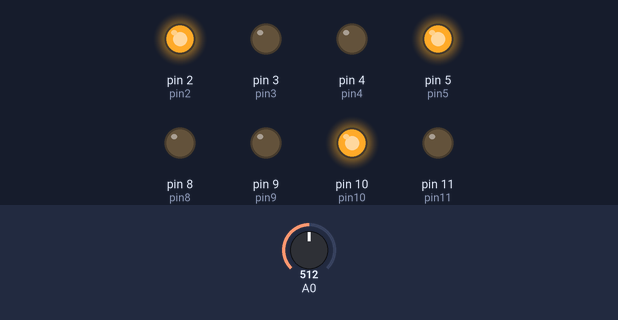
The sketch below on a simulated Arduino Uno, built with avr-gcc and run on an emulated ATmega328P. Shown: output pins drawn as LEDs (lit = HIGH). Inputs (shaded band) come from the test bench; at power-on: A0 = 512.

Above: at 1.2 s.
1.3 s: A0 set to 716
At 2.1 s:
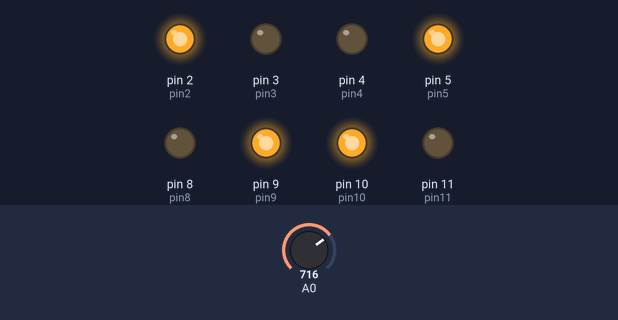
2.8 s: A0 set to 900
At 3.2 s:
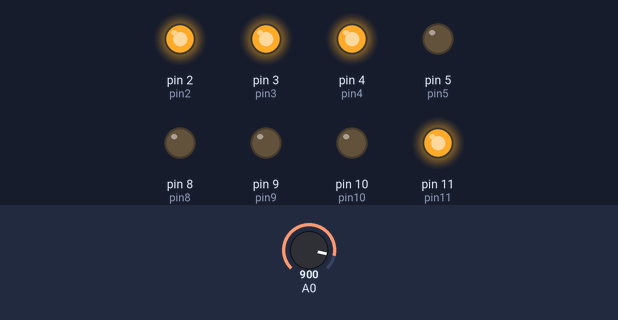
4.3 s: A0 set to 1023
At 5.5 s:
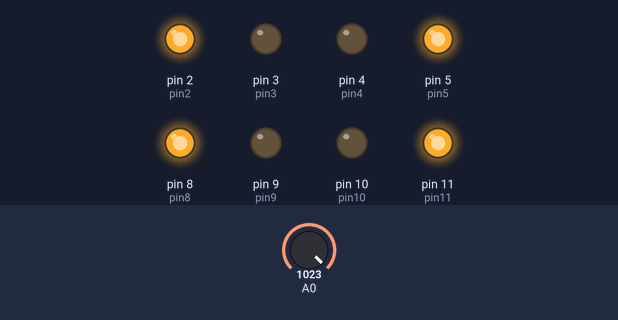
5.8 s: A0 set to 306
At 6.7 s:
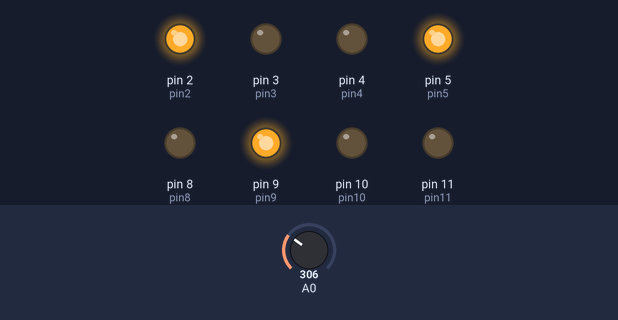
7.3 s: A0 set to 122
At 7.8 s:
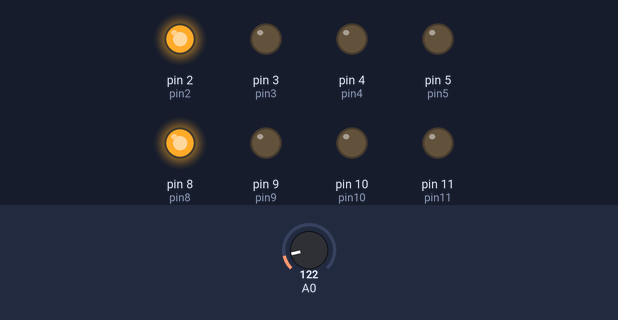
8.8 s: A0 set to 511
At 10.2 s:
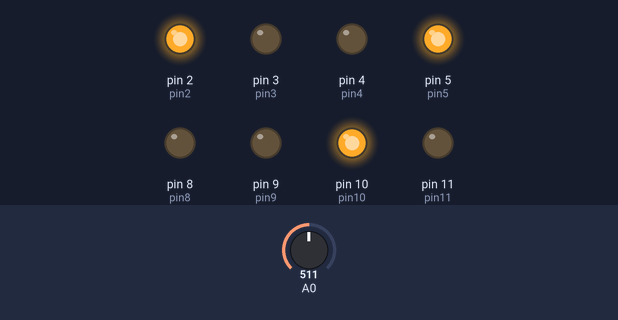
Timing chart, 0 to 11.3 s (numbered marks = the images above; inputs shaded):
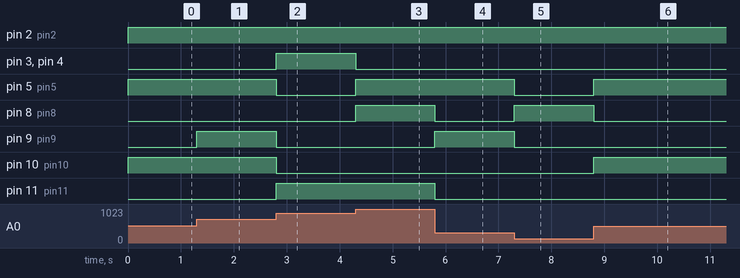

Measured:
- after the input at 1.3 s, pin 9 (pin9): LOW → HIGH at once
- after the input at 2.8 s, pin 3 (pin3), pin 4 (pin4), pin 11 (pin11): LOW → HIGH at once; pin 5 (pin5), pin 9 (pin9), pin 10 (pin10): HIGH → LOW at once
- after the input at 4.3 s, pin 3 (pin3), pin 4 (pin4): HIGH → LOW at once; pin 5 (pin5), pin 8 (pin8): LOW → HIGH at once
- after the input at 5.8 s, pin 8 (pin8), pin 11 (pin11): HIGH → LOW at once; pin 9 (pin9): LOW → HIGH at once
- after the input at 7.3 s, pin 5 (pin5), pin 9 (pin9): HIGH → LOW at once; pin 8 (pin8): LOW → HIGH at once
- after the input at 8.8 s, pin 5 (pin5), pin 10 (pin10): LOW → HIGH at once; pin 8 (pin8): HIGH → LOW at once

The sketch:

assignment11.ino
```cpp
int pin2 = 2 ;//naming pin 2 as ‘pin2’
int pin3 = 3 ;//naming pin 3 as ‘pin3’
int pin4 = 4 ;//naming pin 4 as ‘pin4’
int pin5 = 5 ;//naming pin 5 as ‘pin5’
int pin8 = 8;//naming pin 8 as ‘pin8’
int pin9 = 9;//naming pin 9 as ‘pin9’
int pin10 = 10;//naming pin 10 as ‘pin10’
int pin11 = 11;//naming pin 11 as ‘pin11’
const int pot = 0 ; 	//naming pin A0 as 'pot' because it will get input from potentiometer
void setup()
{
     pinMode(pin2,OUTPUT) ;//making pin2 an output pin
  	 pinMode(pin3,OUTPUT) ;//making pin3 an output pin
     pinMode(pin4,OUTPUT) ;//making pin4 an output pin
     pinMode(pin5,OUTPUT) ;//making pin5 an output pin
  	 pinMode(pin8,OUTPUT) ;//making pin8 an output pin
  	 pinMode(pin9,OUTPUT) ;//making pin9 an output pin
  	 pinMode(pin10,OUTPUT) ;//making pin10 an output pin
  	 pinMode(pin11,OUTPUT) ;//making pin11 an output pin
  	 Serial.begin(9600);//gets the serial monitor ready for messages(used to check pot. value)
}
void loop()
{
     int pot  = analogRead(0) ;//reading analog voltage and storing it in pot
     pot = map(pot, 0, 1023, 0, 99); //scaling the potentiometer to give a range from 0 to 99
  //if statements for the 7-seg display on the right which initialize the value of each pin, low or high, by getting the last digit of the scaled pot. value
  if(pot%10==0){
    digitalWrite(pin2,LOW) ; //0000 = 0
    digitalWrite(pin3,LOW) ;
    digitalWrite(pin4,LOW) ;
    digitalWrite(pin5,LOW) ;
  }
  else if(pot%10==1){
    digitalWrite(pin2,HIGH) ;//0001 = 1
    digitalWrite(pin3,LOW) ;
    digitalWrite(pin4,LOW) ;
    digitalWrite(pin5,LOW) ;
  }
  else if(pot%10==2){
    digitalWrite(pin2,LOW) ;//0010 = 2
    digitalWrite(pin3,HIGH) ;
    digitalWrite(pin4,LOW) ;
    digitalWrite(pin5,LOW) ;
  }
  else if(pot%10==3){
    digitalWrite(pin2,HIGH) ;//0011 = 3
    digitalWrite(pin3,HIGH) ;
    digitalWrite(pin4,LOW) ;
    digitalWrite(pin5,LOW) ;
  }
  else if(pot%10==4){
    digitalWrite(pin2,LOW) ;//0100 = 4
    digitalWrite(pin3,LOW) ;
    digitalWrite(pin4,HIGH) ;
    digitalWrite(pin5,LOW) ;
  }
  else if(pot%10==5){
    digitalWrite(pin2,HIGH) ;//0101 = 5
    digitalWrite(pin3,LOW) ;
    digitalWrite(pin4,HIGH) ;
    digitalWrite(pin5,LOW) ;
  }
   else if(pot%10==6){
    digitalWrite(pin2,LOW) ;//0110 = 6
    digitalWrite(pin3,HIGH) ;
    digitalWrite(pin4,HIGH) ;
    digitalWrite(pin5,LOW) ;
  }
   else if(pot%10==7){
    digitalWrite(pin2,HIGH) ;//0111 = 7
    digitalWrite(pin3,HIGH) ;
    digitalWrite(pin4,HIGH) ;
    digitalWrite(pin5,LOW) ;
  }
   else if(pot%10==8){
    digitalWrite(pin2,LOW) ;//1000 = 8
    digitalWrite(pin3,LOW) ;
    digitalWrite(pin4,LOW) ;
    digitalWrite(pin5,HIGH) ;
  }
   else if(pot%10==9){
    digitalWrite(pin2,HIGH) ;//1001 = 9
    digitalWrite(pin3,LOW) ;
    digitalWrite(pin4,LOW) ;
    digitalWrite(pin5,HIGH) ;
  }
  //if statements for the 7-seg display on the left which initialize the value of each pin, low or high, by getting the first digit of the scaled pot. value
  if(pot>=0&&pot<10){
    digitalWrite(pin8,LOW) ;//0000 = 0
    digitalWrite(pin9,LOW) ;
    digitalWrite(pin10,LOW) ;
    digitalWrite(pin11,LOW) ;
  }
  else if(pot>=10&&pot<20){
    digitalWrite(pin8,HIGH) ;//0001 = 1
    digitalWrite(pin9,LOW) ;
    digitalWrite(pin10,LOW) ;
    digitalWrite(pin11,LOW) ;
  }
  else if(pot>=20&&pot<30){
    digitalWrite(pin8,LOW) ;//0010 = 2
    digitalWrite(pin9, HIGH) ;
    digitalWrite(pin10,LOW) ;
    digitalWrite(pin11,LOW) ;
  }
  else if(pot>=30&&pot<40){
    digitalWrite(pin8,HIGH) ;//0011 = 3
    digitalWrite(pin9,HIGH) ;
    digitalWrite(pin10,LOW) ;
    digitalWrite(pin11,LOW) ;
  }
  else if(pot>=40&&pot<50){
    digitalWrite(pin8,LOW) ;//0100 = 4
    digitalWrite(pin9,LOW) ;
    digitalWrite(pin10,HIGH) ;
    digitalWrite(pin11,LOW) ;
  }
  else if(pot>=50&&pot<60){
    digitalWrite(pin8,HIGH) ;//0101 = 5
    digitalWrite(pin9,LOW) ;
    digitalWrite(pin10,HIGH) ;
    digitalWrite(pin11,LOW) ;
  }
  else if(pot>=60&&pot<70){
    digitalWrite(pin8,LOW) ;//0110 = 6
    digitalWrite(pin9,HIGH) ;
    digitalWrite(pin10,HIGH) ;
    digitalWrite(pin11,LOW) ;
  }
  else if(pot>=70&&pot<80){
    digitalWrite(pin8,HIGH) ;//0111 = 7
    digitalWrite(pin9,HIGH) ;
    digitalWrite(pin10,HIGH) ;
    digitalWrite(pin11,LOW) ;
  }
  else if(pot>=80&&pot<90){
    digitalWrite(pin8,LOW) ;//1000 = 8
    digitalWrite(pin9,LOW) ;
    digitalWrite(pin10,LOW) ;
    digitalWrite(pin11,HIGH) ;
  }
  else if(pot>=90&&pot<100){
    digitalWrite(pin8,HIGH) ;//1001 = 9
    digitalWrite(pin9,LOW) ;
    digitalWrite(pin10,LOW) ;
    digitalWrite(pin11,HIGH) ;
  }
    //the below println was used to check whether the correct values of potentiometer are being displayed on the 7-seg displays
  	//Serial.println(pot);
}
```
